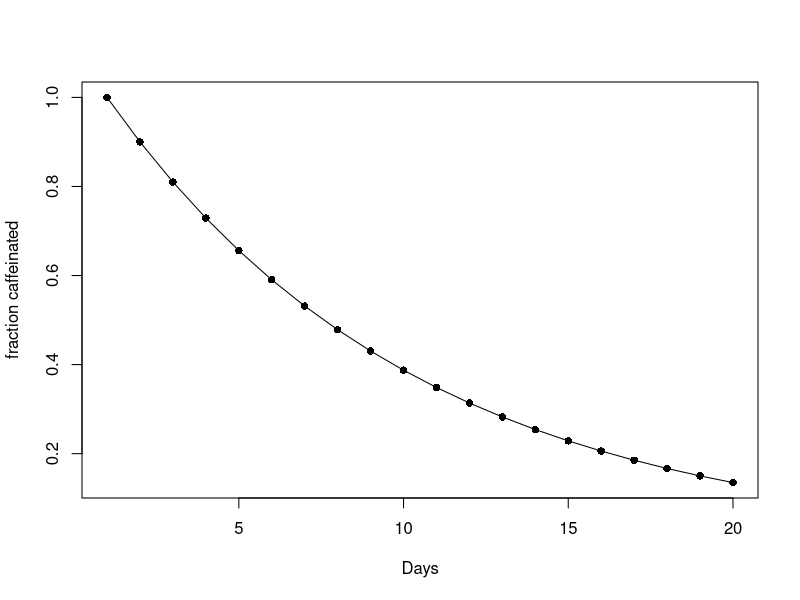

R code for this plot:
# How much caffeine is there in the jar?

# n - number of days
# x - fraction of caffeinated

nMax <- 20 # max number of days to simulate

N <- 10 # number of scoops in each jar
x <- rep(0, nMax) # fraction caffeinated
x[1] <- 1.0 # initial fraction caffeinated

for (n in 2:nMax) {
  x[n] <- (1 - 1/N) * x[n-1]
}

# THE MODEL ^
# ------------------------------------------
# THE BEHAVIOR / THE OUTPUT ? 

plot(x, type='o', pch=16, col='black', ylab='fraction caffeinated', xlab='Days')
